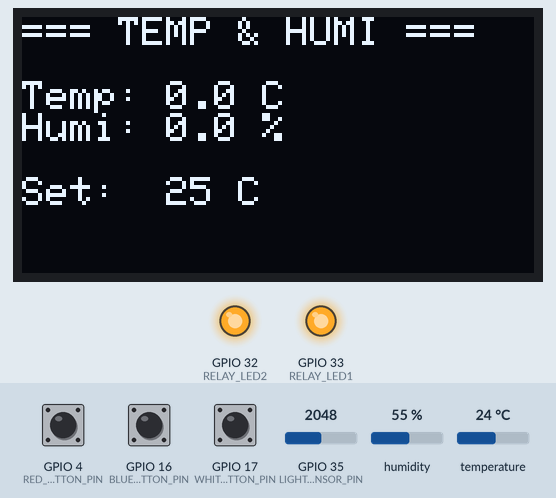
The sketch below on a simulated ESP32. Shown: 128×64 one-colour display, output pins drawn as LEDs (lit = HIGH). The test bench sets the inputs (shaded band); at power-on: GPIO 4 (RED_BUTTON_PIN) HIGH, GPIO 35 (LIGHT_SENSOR_PIN) = 2048, GPIO 16 (BLUE_BUTTON_PIN) HIGH, temperature 24 °C, GPIO 17 (WHITE_BUTTON_PIN) HIGH, humidity 55 %. What the sketch prints to the serial monitor is not drawn.

Above: at 1.8 s.
1.9 s: GPIO 4 (RED_BUTTON_PIN) pulled LOW for 0.65 s
At 2.9 s:
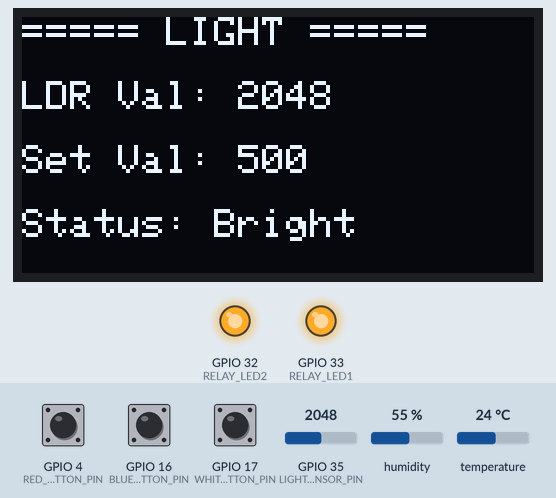
4.0 s: GPIO 35 (LIGHT_SENSOR_PIN) set to 524
At 4.6 s:
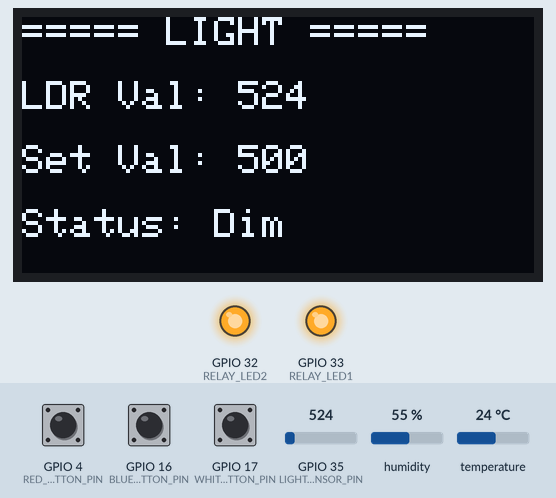
5.5 s: GPIO 35 (LIGHT_SENSOR_PIN) set to 446
At 6.9 s:
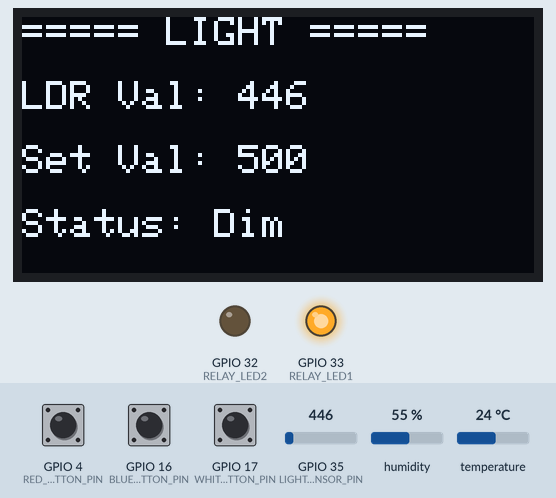
7.5 s: GPIO 16 (BLUE_BUTTON_PIN) pulled LOW for 0.65 s
At 8.3 s:
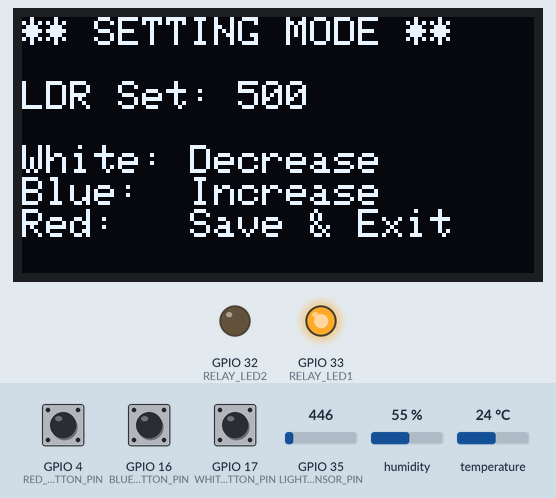
9.6 s: temperature set to 27 °C
At 11.7 s:
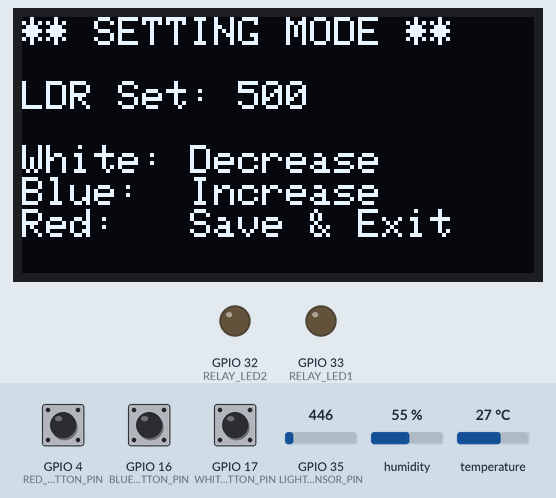
12.0 s: GPIO 35 (LIGHT_SENSOR_PIN) set to 840
At 13.4 s:
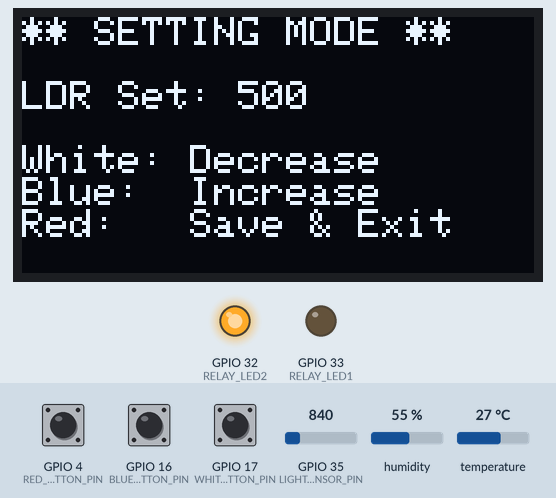
Timing chart, 0 to 15.0 s (numbered marks = the images above; inputs shaded):
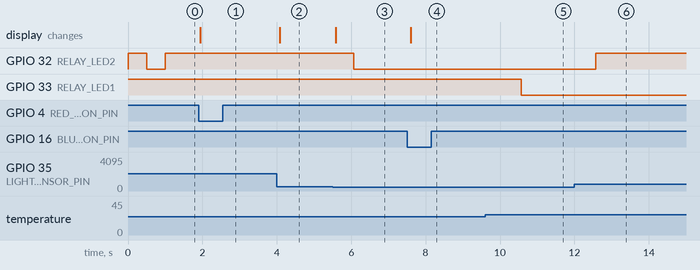

Measured:
- the behaviour switches between 500 and 499 on GPIO 35 (LIGHT_SENSOR_PIN) (found by bisection; images 2 and 3)
- the behaviour switches between 25 and 26 °C on temperature (found by bisection; images 4 and 5)
- after the input at 1.9 s, the display: changes at once (image 1)
- after the input at 4.0 s, the display: changes after 0.08 s (image 2)
- after the input at 5.5 s, GPIO 32 (RELAY_LED2): HIGH → LOW after 0.57 s; the display: changes after 0.08 s (image 3)
- after the input at 7.5 s, the display: changes after 0.10 s (image 4)
- after the input at 9.6 s, GPIO 33 (RELAY_LED1): HIGH → LOW after 0.97 s
- after the input at 12.0 s, GPIO 32 (RELAY_LED2): LOW → HIGH after 0.57 s

The sketch:

Q1.ino
```cpp
#include <Arduino.h>
#include <Wire.h>
#include <Adafruit_GFX.h>
#include <Adafruit_SSD1306.h>
#include <freertos/FreeRTOS.h>
#include <freertos/task.h>
#include <DHT.h>

#if CONFIG_FREERTOS_UNICORE
static const BaseType_t app_cpu = 0;
#else
static const BaseType_t app_cpu = 1;
#endif

const int RED_BUTTON_PIN = 4;
const int BLUE_BUTTON_PIN = 16;
const int WHITE_BUTTON_PIN = 17;
const int I2C_SDA = 21;
const int I2C_SCL = 22;
const int DHT_PIN = 14;
const int RELAY_LED1 = 33;  // Fan
const int RELAY_LED2 = 32;  // Light
const int LIGHT_SENSOR_PIN = 35;

#define SCREEN_WIDTH 128
#define SCREEN_HEIGHT 64
#define OLED_RESET -1
#define SCREEN_ADDRESS 0x3C

#define DHT_TYPE DHT11

#define TEMP_HYSTERESIS 1.0
#define LDR_HYSTERESIS 80

Adafruit_SSD1306 display(SCREEN_WIDTH, SCREEN_HEIGHT, &Wire, OLED_RESET);
DHT dht(DHT_PIN, DHT_TYPE);

volatile uint8_t display_value = 1;
volatile float humidity = 0.0;
volatile float temperature = 0.0;
volatile int light = 0;
volatile int temp_set_value = 25;  // Default temp setpoint
volatile int ldr_set_value = 500;  // Default LDR setpoint
volatile bool relay1_status = 0;
volatile bool relay2_status = 0;
volatile bool sub_display = 0;

volatile bool in_setting_mode = false;
volatile unsigned long last_button_time = 0;
const unsigned long DEBOUNCE_DELAY = 200;

void IRAM_ATTR handleRedButtonInterrupt() {
    unsigned long current_time = millis();
    if (current_time - last_button_time > DEBOUNCE_DELAY) {
        if (in_setting_mode) {
            in_setting_mode = false;
            sub_display = false;
        } else {
            display_value++;
            if (display_value > 3) {
                display_value = 1;
            }
        }
        last_button_time = current_time;
    }
}

void IRAM_ATTR handleBlueButtonInterrupt() {
    unsigned long current_time = millis();
    if (current_time - last_button_time > DEBOUNCE_DELAY) {
        if (in_setting_mode) {
            if (display_value == 1) {
                temp_set_value++;
                if (temp_set_value > 50) temp_set_value = 50;
            } else if (display_value == 2) {
                ldr_set_value += 50;
                if (ldr_set_value > 4095) ldr_set_value = 4095;
            }
        } else {
            if (display_value == 1 || display_value == 2) {
                in_setting_mode = true;
                sub_display = true;
            }
        }
        last_button_time = current_time;
    }
}

void IRAM_ATTR handleWhiteButtonInterrupt() {
    unsigned long current_time = millis();
    if (current_time - last_button_time > DEBOUNCE_DELAY) {
        if (in_setting_mode) {
            if (display_value == 1) {
                temp_set_value--;
                if (temp_set_value < 0) temp_set_value = 0;
            } else if (display_value == 2) {
                ldr_set_value -= 50;
                if (ldr_set_value < 0) ldr_set_value = 0;
            }
        }
        last_button_time = current_time;
    }
}

void dhtTask(void *pvParameters) {
    dht.begin();
    while (true) {
        vTaskDelay(pdMS_TO_TICKS(2000));

        float h = dht.readHumidity();
        float t = dht.readTemperature();

        if (!isnan(h) && !isnan(t)) {
            humidity = h;
            temperature = t;
        } else {
            Serial.println("Failed to read from DHT sensor!");
        }
    }
}

void ldrTask(void *pvParameters) {
    while (true) {
        vTaskDelay(pdMS_TO_TICKS(500));
        light = analogRead(LIGHT_SENSOR_PIN);
    }
}

void relayControlTask(void *pvParameters) {
    while (true) {
        vTaskDelay(pdMS_TO_TICKS(500));
        if (temperature > temp_set_value) {
            digitalWrite(RELAY_LED1, LOW);
            relay1_status = 1;
        } else if (temperature < (temp_set_value - TEMP_HYSTERESIS)) {
            digitalWrite(RELAY_LED1, HIGH);
            relay1_status = 0;
        }

          if (light < ldr_set_value) {
            digitalWrite(RELAY_LED2, LOW);
            relay2_status = 1;
        } else if (light > (ldr_set_value + LDR_HYSTERESIS)) {
            digitalWrite(RELAY_LED2, HIGH);
            relay2_status = 0;
        }
    }
}

void displayTask(void *pvParameters) {
    if (!display.begin(SSD1306_SWITCHCAPVCC, SCREEN_ADDRESS)) {
        Serial.println(F("SSD1306 allocation failed"));
        for (;;);
    }

    display.clearDisplay();
    display.setTextColor(SSD1306_WHITE);

    while (true) {
        display.clearDisplay();

        if (display_value == 1) {
            // Display 1: Temperature and Humidity
            display.setTextSize(1);
            display.setCursor(0, 0);

            if (in_setting_mode && sub_display) {
                // Setting mode for temperature
                display.println("** SETTING MODE **");
                display.println();
                display.print("Temp Set: ");
                display.print(temp_set_value);
                display.println(" C");
                display.println();
                display.println("White: Decrease");
                display.println("Blue:  Increase");
                display.println("Red:   Save & Exit");
            } else {
                // Normal display
                display.println("=== TEMP & HUMI ===");
                display.println();
                display.print("Temp: ");
                display.print(temperature, 1);
                display.println(" C");
                display.print("Humi: ");
                display.print(humidity, 1);
                display.println(" %");
                display.println();
                display.print("Set:  ");
                display.print(temp_set_value);
                display.println(" C");
            }

        } else if (display_value == 2) {
            // Display 2: Light Sensor (LDR)
            display.setTextSize(1);
            display.setCursor(0, 0);

            if (in_setting_mode && sub_display) {
                // Setting mode for LDR
                display.println("** SETTING MODE **");
                display.println();
                display.print("LDR Set: ");
                display.println(ldr_set_value);
                display.println();
                display.println("White: Decrease");
                display.println("Blue:  Increase");
                display.println("Red:   Save & Exit");
            } else {
                // Normal display
                display.println("===== LIGHT =====");
                display.println();
                display.print("LDR Val: ");
                display.println(light);
                display.println();
                display.print("Set Val: ");
                display.println(ldr_set_value);
                display.println();
                // Show light level description
                if (light < 40) {
                    display.println("Status: Dark");
                } else if (light < 800) {
                    display.println("Status: Dim");
                } else if (light < 2000) {
                    display.println("Status: Light");
                } else {
                    display.println("Status: Bright");
                }
            }

        } else if (display_value == 3) {
            // Display 3: Relay Status
            display.setTextSize(1);
            display.setCursor(0, 0);
            display.println("RELAY");
            display.println();

            display.print("Fan:  ");
            display.println(relay1_status ? "ON" : "OFF");
            display.println();

            display.print("Light:");
            display.println(relay2_status ? "ON" : "OFF");
        }

        display.display();
        vTaskDelay(pdMS_TO_TICKS(100));
    }
}

void setup() {
    Serial.begin(115200);
    analogSetAttenuation(ADC_11db);

    Wire.begin(I2C_SDA, I2C_SCL);

    pinMode(RED_BUTTON_PIN, INPUT_PULLUP);
    pinMode(BLUE_BUTTON_PIN, INPUT_PULLUP);
    pinMode(WHITE_BUTTON_PIN, INPUT_PULLUP);

    pinMode(RELAY_LED1, OUTPUT);
    pinMode(RELAY_LED2, OUTPUT);

    digitalWrite(RELAY_LED1, HIGH);
    digitalWrite(RELAY_LED2, HIGH);

    attachInterrupt(digitalPinToInterrupt(RED_BUTTON_PIN), handleRedButtonInterrupt, FALLING);
    attachInterrupt(digitalPinToInterrupt(BLUE_BUTTON_PIN), handleBlueButtonInterrupt, FALLING);
    attachInterrupt(digitalPinToInterrupt(WHITE_BUTTON_PIN), handleWhiteButtonInterrupt, FALLING);

    xTaskCreatePinnedToCore(dhtTask, "DHT Task", 4096, NULL, 1, NULL, 1);
    xTaskCreatePinnedToCore(ldrTask, "LDR Task", 2048, NULL, 1, NULL, 1);
    xTaskCreatePinnedToCore(relayControlTask, "Relay Control", 2048, NULL, 1, NULL, 1);
    xTaskCreatePinnedToCore(displayTask, "Display Task", 4096, NULL, 1, NULL, 0);
}

void loop() {
    Serial.print("Temp: ");
    Serial.print(temperature);
    Serial.print("C | Humi: ");
    Serial.print(humidity);
    Serial.print("% | LDR: ");
    Serial.print(light);
    Serial.print(" | Fan: ");
    Serial.print(relay1_status ? "ON" : "OFF");
    Serial.print(" | Light: ");
    Serial.println(relay2_status ? "ON" : "OFF");

    vTaskDelay(pdMS_TO_TICKS(2000));
}
```
